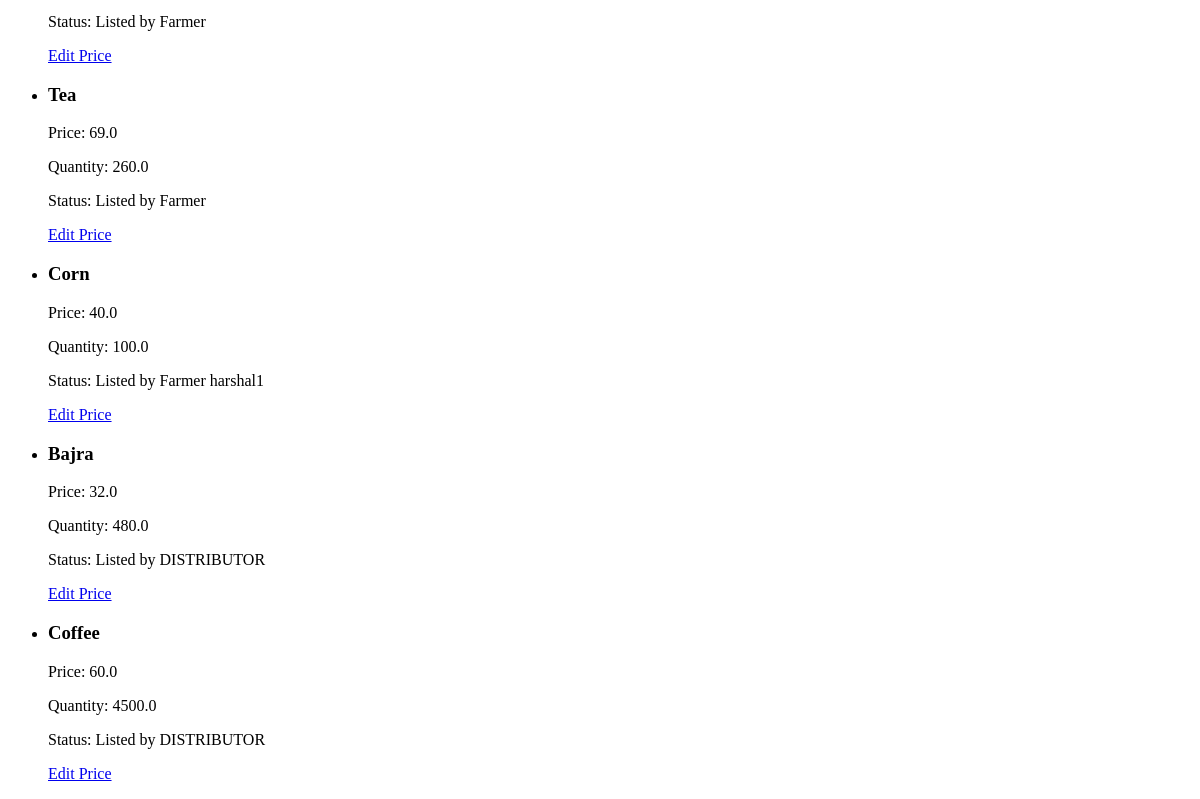
/my-crops/ (signed in, lower part), run on an earlier commit of the app's database.
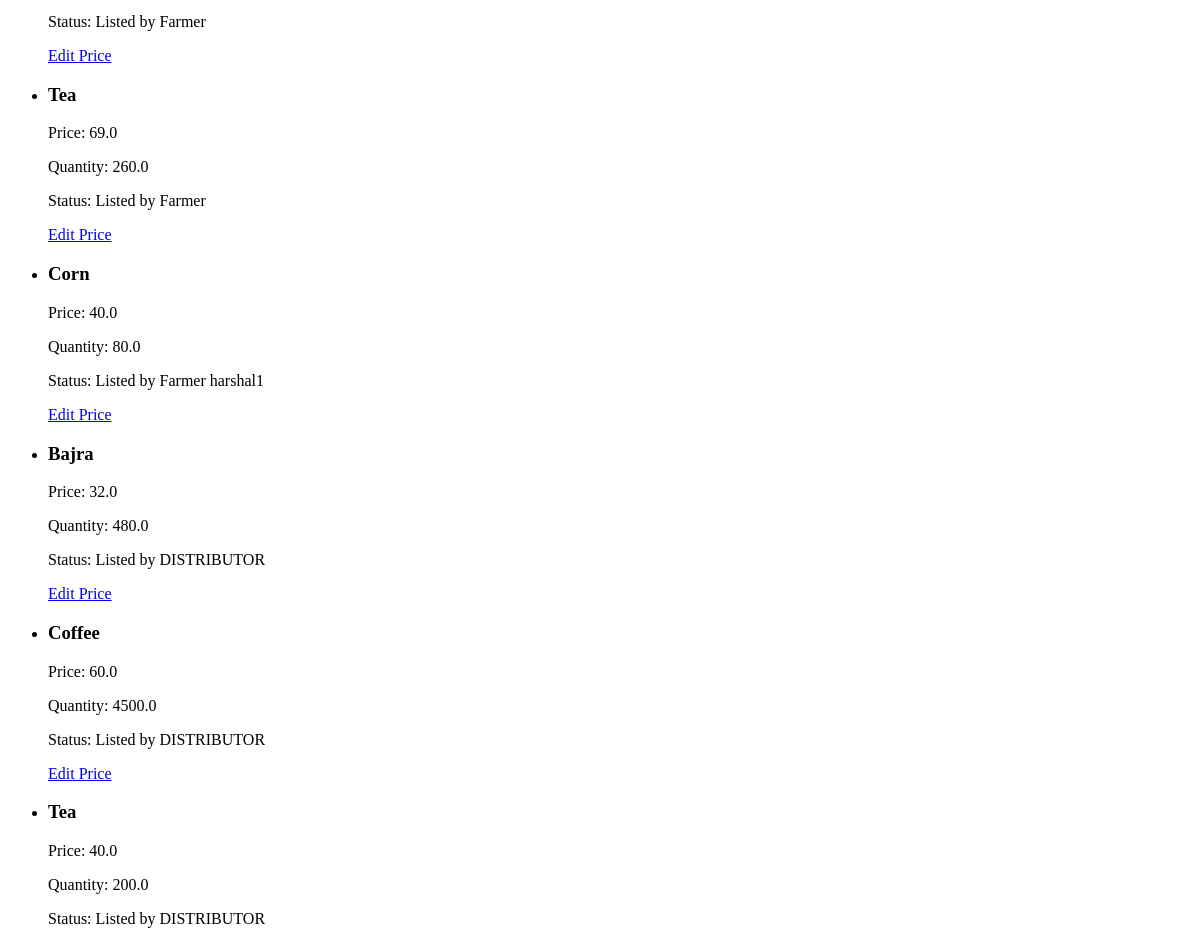
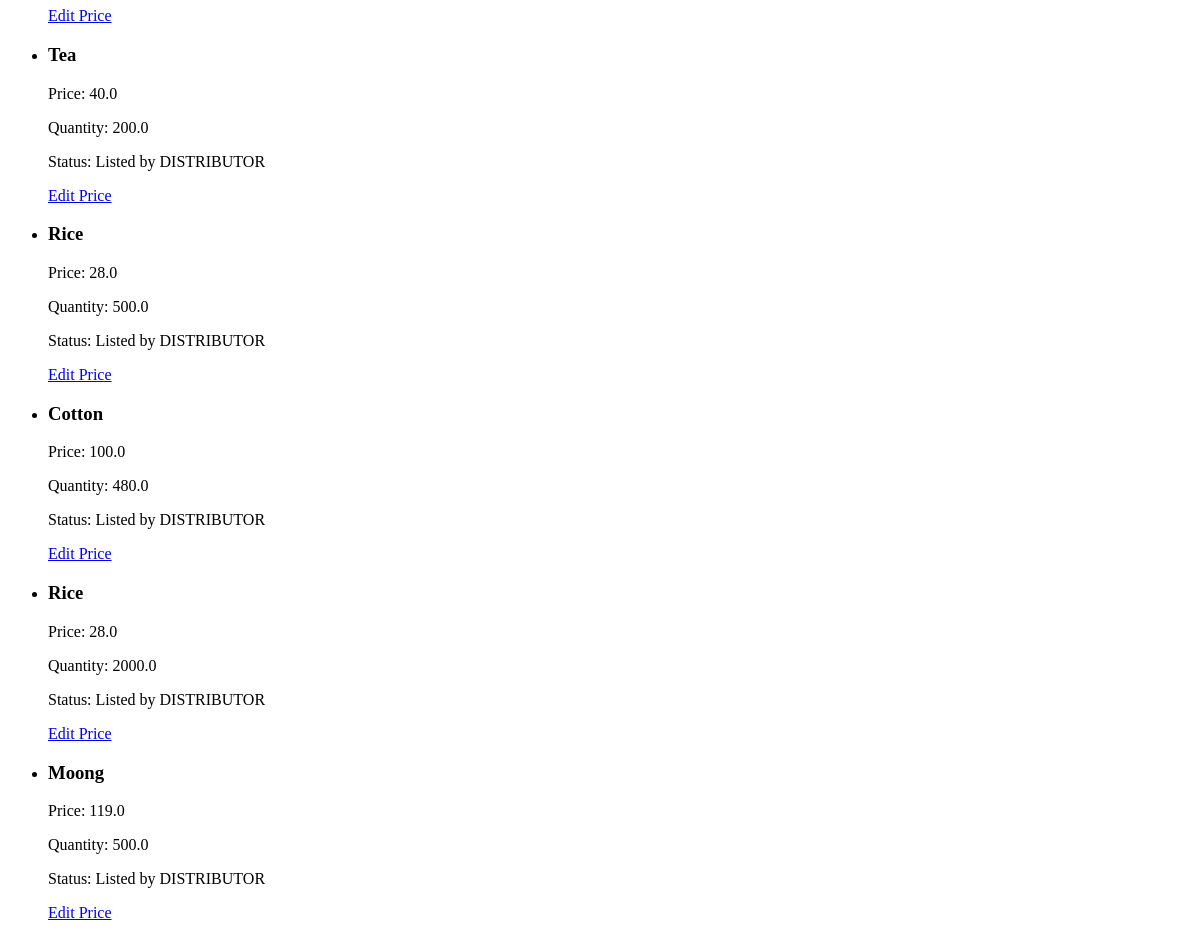
And on a later commit of the database (2 pictures, top to bottom).
### supply_chain/models.py (models this page shows, shortened)
class Crop(models.Model):
    name = models.CharField(max_length=100)
    quantity = models.FloatField()
    price = models.FloatField()
    current_owner = models.ForeignKey(CustomUser, on_delete=models.CASCADE, related_name='owned_crops')
    status = models.CharField(max_length=20, choices=[('listed', 'Listed'), ('sold', 'Sold')])
    current_stage = models.CharField(max_length=100, default='Listed by Farmer')
    transaction_hash = models.CharField(max_length=64, blank=True, null=True)
    allowed_users = models.ManyToManyField(CustomUser, related_name='allowed_crops', blank=True)
    visibility = models.CharField(max_length=10, choices=[('public', 'Public'), ('private', 'Private')], default='public')

### supply_chain/views.py (the view)
# urls.py: path('my-crops/', my_crops, name='my_crops'),
@login_required
def my_crops(request):
    crops = Crop.objects.filter(current_owner=request.user)
    return render(request, 'my_crops.html', {'crops': crops})

### supply_chain/templates/my_crops.html (shortened to what this page needs)
{% extends "base.html" %}
{% block content %}
  {% if crops %}
    <ul>
      {% for crop in crops %}
        <li>
          <h3>{{ crop.name }}</h3>
          <p>Price: {{ crop.price }}</p>
          <p>Quantity: {{ crop.quantity }}</p>
          <p>Status: {{ crop.current_stage }}</p>
          <a href="{% url 'edit_crop_price' crop.id %}">Edit Price</a>
        </li>
      {% endfor %}
    </ul>
  {% else %}
    <p>You have not listed any crops yet.</p>
  {% endif %}
{% endblock %}

What changed in the data, as far as the page shows it:
changed Crop "Corn": quantity "100.0" → "80.0"
added Crop: name "Tea", price "40.0", quantity "200.0", current_stage "Listed by DISTRIBUTOR"
added Crop: name "Tea", price "40.0", quantity "200.0", current_stage "Listed by DISTRIBUTOR"
added Crop: name "Rice", price "28.0", quantity "500.0", current_stage "Listed by DISTRIBUTOR"
added Crop: name "Cotton", price "100.0", quantity "480.0", current_stage "Listed by DISTRIBUTOR"
added Crop: name "Rice", price "28.0", quantity "2000.0", current_stage "Listed by DISTRIBUTOR"
added Crop: name "Moong", price "119.0", quantity "500.0", current_stage "Listed by DISTRIBUTOR"
